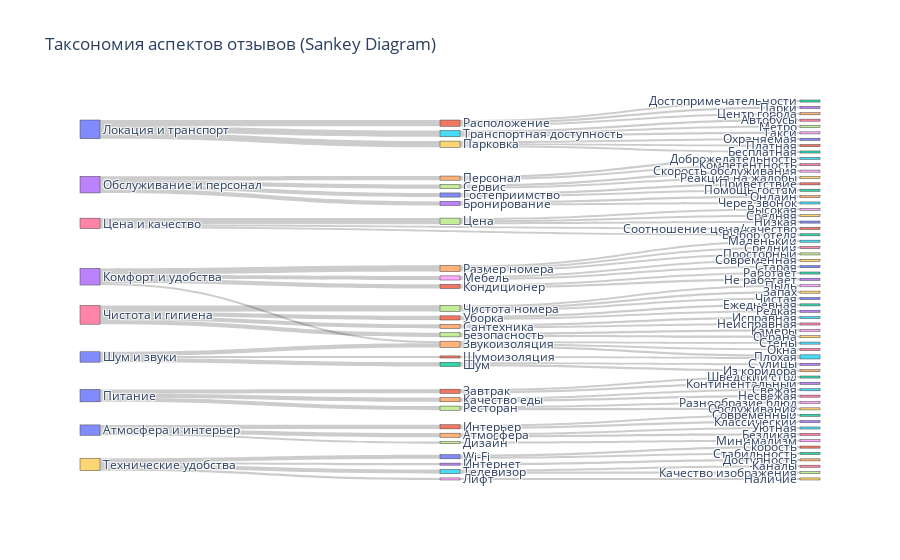

The notebook cell saved with this chart:
### Markdown cell above
## Пример таксмонии оценки отзывов

### Code cell
import plotly.graph_objects as go

# Define taxonomy structure
categories = {
    "Локация и транспорт": {
        "Расположение": ["Достопримечательности", "Парки", "Центр города"],
        "Транспортная доступность": ["Автобусы", "Метро", "Такси"],
        "Парковка": ["Охраняемая", "Платная", "Бесплатная"],
    },
    "Обслуживание и персонал": {
        "Персонал": ["Доброжелательность", "Компетентность"],
        "Сервис": ["Скорость обслуживания", "Реакция на жалобы"],
        "Гостеприимство": ["Приветствие", "Помощь гостям"],
        "Бронирование": ["Онлайн", "Через звонок"],
    },
    "Цена и качество": {
        "Цена": ["Высокая", "Средняя", "Низкая"],
        "Соотношение цена/качество": [],
        "Выбор отеля": [],
    },
    "Комфорт и удобства": {
        "Размер номера": ["Маленький", "Средний", "Просторный"],
        "Мебель": ["Современная", "Старая"],
        "Кондиционер": ["Работает", "Не работает"],
        "Звукоизоляция": ["Плохая"],
    },
    "Чистота и гигиена": {
        "Чистота номера": ["Пыль", "Запах", "Чистая"],
        "Уборка": ["Ежедневная", "Редкая"],
        "Сантехника": ["Исправная", "Неисправная"],
        "Безопасность": ["Камеры", "Охрана"],
    },
    "Питание": {
        "Завтрак": ["Шведский стол", "Континентальный"],
        "Качество еды": ["Свежая", "Несвежая"],
        "Ресторан": ["Разнообразие блюд", "Обслуживание"],
    },
    "Атмосфера и интерьер": {
        "Интерьер": ["Современный", "Классический"],
        "Атмосфера": ["Уютная", "Безликая"],
        "Дизайн": ["Минимализм"],
    },
    "Технические удобства": {
        "Wi-Fi": ["Скорость", "Стабильность"],
        "Интернет": ["Доступность"],
        "Телевизор": ["Каналы", "Качество изображения"],
        "Лифт": ["Наличие"],
    },
    "Шум и звуки": {
        "Шумоизоляция": ["Плохая"],
        "Шум": ["С улицы", "Из коридора"],
        "Звукоизоляция": ["Стены", "Окна"],
    },
}

# Prepare data for Sankey diagram
sources = []
targets = []
values = []
node_labels = []


# Helper function to get node index
def get_index(label):
    if label not in node_labels:
        node_labels.append(label)
    return node_labels.index(label)


# Convert taxonomy into source-target format
for category, subcategories in categories.items():
    for subcategory, subsubcategories in subcategories.items():
        sources.append(get_index(category))
        targets.append(get_index(subcategory))
        values.append(len(subsubcategories) or 1)  # Assign weight based on sub-subcategories

        for subsubcategory in subsubcategories:
            sources.append(get_index(subcategory))
            targets.append(get_index(subsubcategory))
            values.append(1)  # Assign weight 1 for each final node

# Create Sankey diagram
fig = go.Figure(
    go.Sankey(
        node=dict(
            label=node_labels,  # List of all unique labels
            pad=15,
            thickness=20,
        ),
        link=dict(
            source=sources,  # Index of source nodes
            target=targets,  # Index of target nodes
            value=values,  # Flow values (weights)
        ),
    )
)

fig.update_layout(title_text="Таксономия аспектов отзывов (Sankey Diagram)")
fig.show()

### Figure 1 — Plotly figure (JSON) as saved in the notebook; plotly's stock layout.template omitted (floating-point values rounded to 4 significant figures)
{"data": [{"link": {"source": [0, 1, 1, 1, 0, 5, 5, 5, 0, 9, 9, 9, 13, 14, 14, 13, 17, 17, 13, 20, 20, 13, 23, 23, 26, 27, 27, 27, 26, 26, 33, 34, 34, 34, 33, 38, 38, 33, 41, 41, 33, 44, 46, 47, 47, 47, 46, 51, 51, 46, 54, 54, 46, 57, 57, 60, 61, 61, 60, 64, 64, 60, 67, 67, 70, 71, 71, 70, 74, 74, 70, 77, 79, 80, 80, 79, 83, 79, 85, 85, 79, 88, 90, 91, 90, 92, 92, 90, 44, 44], "target": [1, 2, 3, 4, 5, 6, 7, 8, 9, 10, 11, 12, 14, 15, 16, 17, 18, 19, 20, 21, 22, 23, 24, 25, 27, 28, 29, 30, 31, 32, 34, 35, 36, 37, 38, 39, 40, 41, 42, 43, 44, 45, 47, 48, 49, 50, 51, 52, 53, 54, 55, 56, 57, 58, 59, 61, 62, 63, 64, 65, 66, 67, 68, 69, 71, 72, 73, 74, 75, 76, 77, 78, 80, 81, 82, 83, 84, 85, 86, 87, 88, 89, 91, 45, 92, 93, 94, 44, 95, 96], "value": [3, 1, 1, 1, 3, 1, 1, 1, 3, 1, 1, 1, 2, 1, 1, 2, 1, 1, 2, 1, 1, 2, 1, 1, 3, 1, 1, 1, 1, 1, 3, 1, 1, 1, 2, 1, 1, 2, 1, 1, 1, 1, 3, 1, 1, 1, 2, 1, 1, 2, 1, 1, 2, 1, 1, 2, 1, 1, 2, 1, 1, 2, 1, 1, 2, 1, 1, 2, 1, 1, 1, 1, 2, 1, 1, 1, 1, 2, 1, 1, 1, 1, 1, 1, 2, 1, 1, 2, 1, 1]}, "node": {"label": ["Локация и транспорт", "Расположение", "Достопримечательности", "Парки", "Центр города", "Транспортная доступность", "Автобусы", "Метро", "Такси", "Парковка", "Охраняемая", "Платная", "Бесплатная", "Обслуживание и персонал", "Персонал", "Доброжелательность", "Компетентность", "Сервис", "Скорость обслуживания", "Реакция на жалобы", "Гостеприимство", "Приветствие", "Помощь гостям", "Бронирование", "Онлайн", "Через звонок", "Цена и качество", "Цена", "Высокая", "Средняя", "Низкая", "Соотношение цена/качество", "Выбор отеля", "Комфорт и удобства", "Размер номера", "Маленький", "Средний", "Просторный", "Мебель", "Современная", "Старая", "Кондиционер", "Работает", "Не работает", "Звукоизоляция", "Плохая", "Чистота и гигиена", "Чистота номера", "Пыль", "Запах", "Чистая", "Уборка", "Ежедневная", "Редкая", "Сантехника", "Исправная", "Неисправная", "Безопасность", "Камеры", "Охрана", "Питание", "Завтрак", "Шведский стол", "Континентальный", "Качество еды", "Свежая", "Несвежая", "Ресторан", "Разнообразие блюд", "Обслуживание", "Атмосфера и интерьер", "Интерьер", "Современный", "Классический", "Атмосфера", "Уютная", "Безликая", "Дизайн", "Минимализм", "Технические удобства", "Wi-Fi", "Скорость", "Стабильность", "Интернет", "Доступность", "Телевизор", "Каналы", "Качество изображения", "Лифт", "Наличие", "Шум и звуки", "Шумоизоляция", "Шум", "С улицы", "Из коридора", "Стены", "Окна"], "pad": 15, "thickness": 20}, "type": "sankey"}], "layout": {"title": {"text": "Таксономия аспектов отзывов (Sankey Diagram)"}}}
